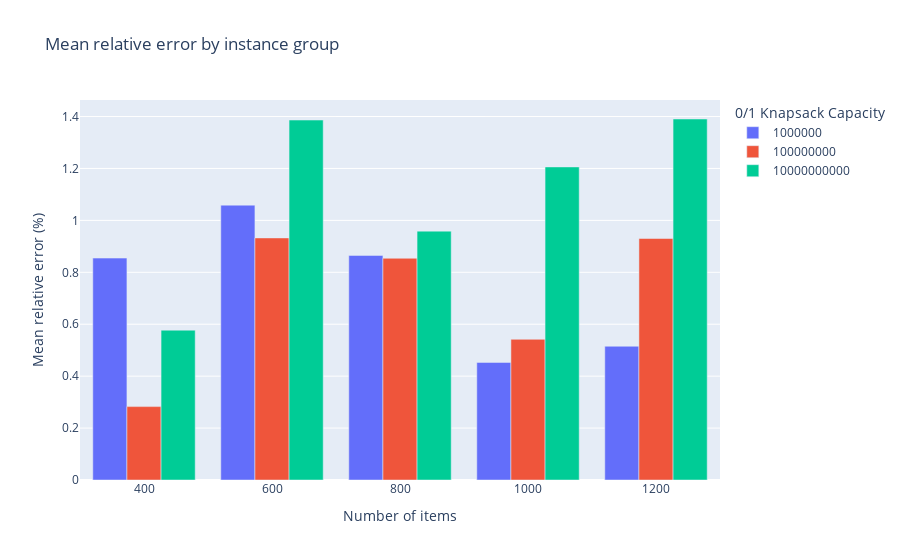

The code cell stored with this chart in its notebook:
### Code cell
fig = px.bar(
    relativeErrorDF, 
    x = 'Number of items', 
    y = 'Mean relative error (%)', 
    color = '0/1 Knapsack Capacity', 
    barmode = 'group', 
    hover_data = ['count'], 
    title = "Mean relative error by instances group"
)

fileTemplate = "../plots/{}/relativeError.{}"
# fig.write_image(fileTemplate.format("png","png"))
fig.write_html(fileTemplate.format("html","html"), full_html=True, include_plotlyjs='cdn')
fig

### Figure 1 — Plotly figure (JSON) as saved in the notebook; plotly's stock layout.template omitted (floating-point values rounded to 4 significant figures)
{"data": [{"alignmentgroup": "True", "customdata": [[33], [38], [42], [48], [34]], "hovertemplate": "0/1 Knapsack Capacity=1000000<br>Number of items=%{x}<br>Mean relative error (%)=%{y}<br>count=%{customdata[0]}<extra></extra>", "legendgroup": "1000000", "marker": {"color": "#636efa", "pattern": {"shape": ""}}, "name": "1000000", "offsetgroup": "1000000", "orientation": "v", "showlegend": true, "textposition": "auto", "type": "bar", "x": [1000, 1200, 400, 600, 800], "xaxis": "x", "y": [0.4529, 0.5152, 0.8548, 1.059, 0.8651], "yaxis": "y"}, {"alignmentgroup": "True", "customdata": [[48], [44], [47], [35], [37]], "hovertemplate": "0/1 Knapsack Capacity=100000000<br>Number of items=%{x}<br>Mean relative error (%)=%{y}<br>count=%{customdata[0]}<extra></extra>", "legendgroup": "100000000", "marker": {"color": "#EF553B", "pattern": {"shape": ""}}, "name": "100000000", "offsetgroup": "100000000", "orientation": "v", "showlegend": true, "textposition": "auto", "type": "bar", "x": [1000, 1200, 400, 600, 800], "xaxis": "x", "y": [0.5419, 0.9301, 0.2826, 0.9324, 0.854], "yaxis": "y"}, {"alignmentgroup": "True", "customdata": [[23], [31], [34], [24], [39]], "hovertemplate": "0/1 Knapsack Capacity=10000000000<br>Number of items=%{x}<br>Mean relative error (%)=%{y}<br>count=%{customdata[0]}<extra></extra>", "legendgroup": "10000000000", "marker": {"color": "#00cc96", "pattern": {"shape": ""}}, "name": "10000000000", "offsetgroup": "10000000000", "orientation": "v", "showlegend": true, "textposition": "auto", "type": "bar", "x": [1000, 1200, 400, 600, 800], "xaxis": "x", "y": [1.206, 1.39, 0.5772, 1.386, 0.9585], "yaxis": "y"}], "layout": {"barmode": "group", "legend": {"title": {"text": "0/1 Knapsack Capacity"}, "tracegroupgap": 0}, "title": {"text": "Mean relative error by instance group"}, "xaxis": {"anchor": "y", "domain": [0, 1], "title": {"text": "Number of items"}}, "yaxis": {"anchor": "x", "domain": [0, 1], "title": {"text": "Mean relative error (%)"}}}}
